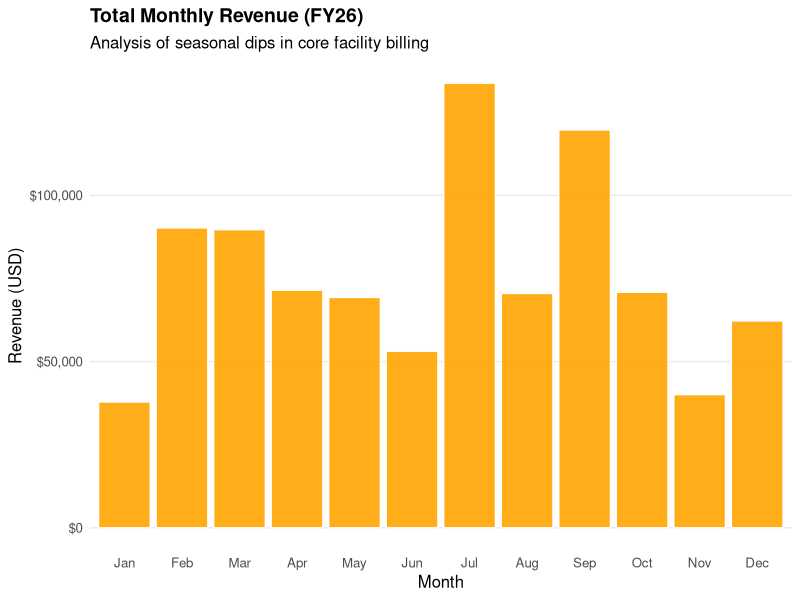
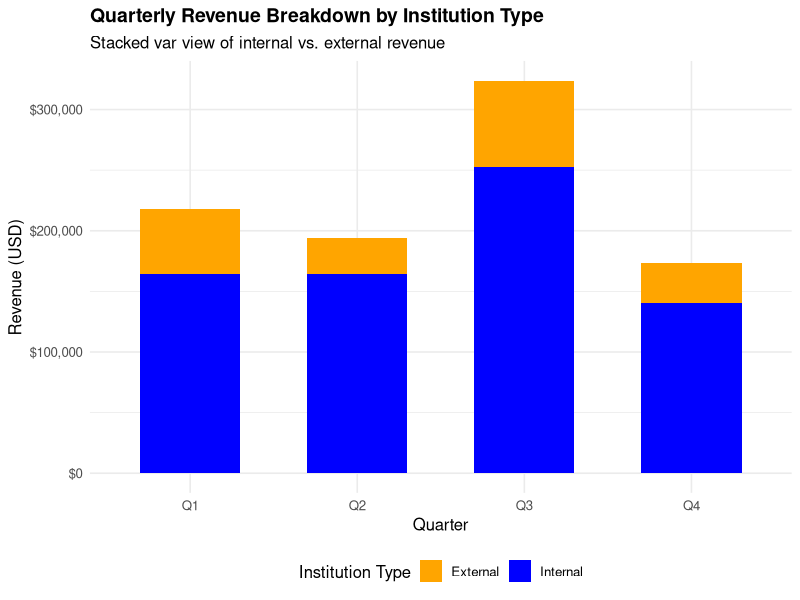
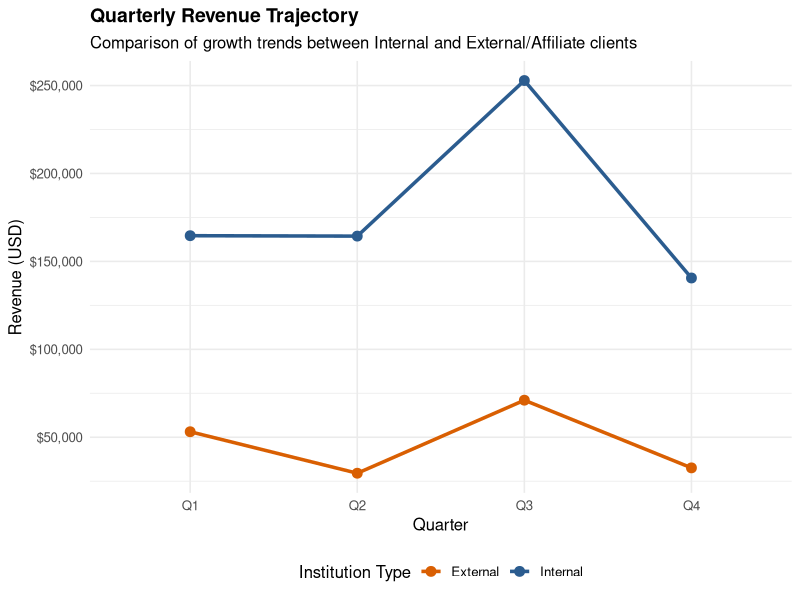
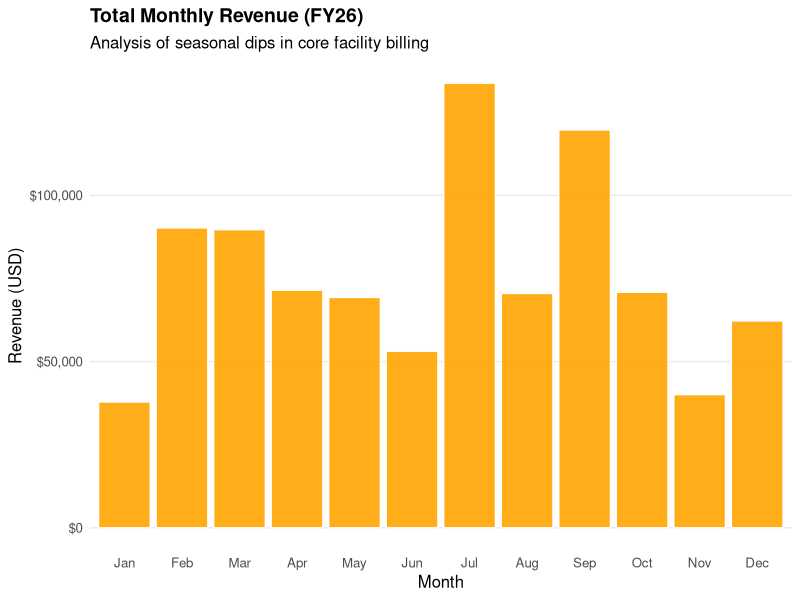
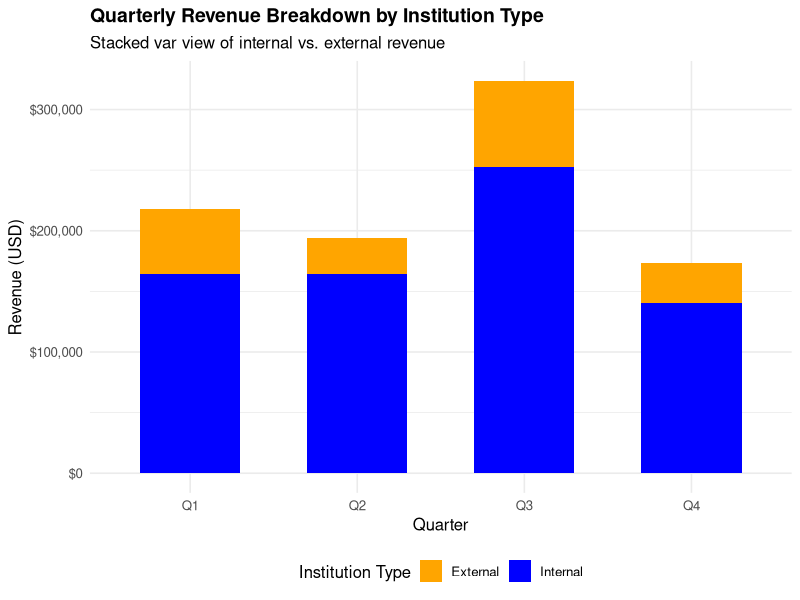
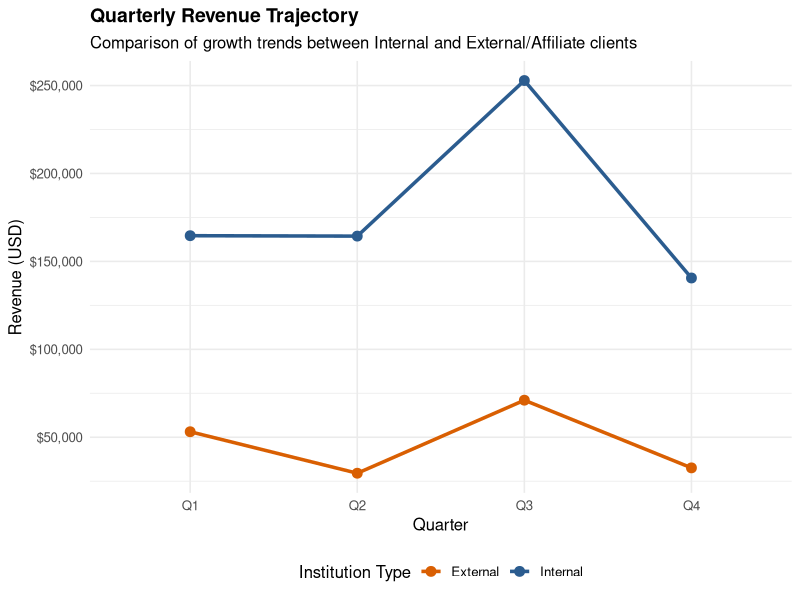

The R source for these figures, in order:
## ---- chunk 1
library(tidyverse)
library(lubridate)
library(ggplot2)
## ---- chunk 2
ilab_raw <- read.csv("data/module3_FY26_full.csv", header = TRUE)
## ---- chunk 3
cleaned_revenue_data <- ilab_raw |>
  filter(
    Customer.Name != "Test Account",
    Billing.Status == "billing_initialized"
  ) |>
  mutate(
    date = mdy_hm(Billing.Date),
    month_num = month(date),
    month_label = month(date, label = TRUE, abbr = TRUE),
    quarter = factor(paste0("Q", quarter(date)))
  ) |>
  arrange(date)

head(cleaned_revenue_data)
## ---- chunk 4
monthly_revenue <- cleaned_revenue_data |> 
  group_by(month_label) |> 
  summarise(total_revenue = sum(Total.Price), .groups = "drop")
head(monthly_revenue)
## ---- chunk 5
p1 <- ggplot(monthly_revenue, aes(x = month_label, y = total_revenue)) +
  geom_col(fill = "orange", color = "white", alpha = 0.9) +
  scale_y_continuous(labels = scales::dollar_format(prefix = "$")) +
  labs(
    title="Total Monthly Revenue (FY26)",
    subtitle="Analysis of seasonal dips in core facility billing",
    x="Month",
    y="Revenue (USD)"
  ) +
    theme_minimal(base_size = 12) +
  theme(
    plot.title=element_text(face = "bold", size = 14),
    panel.grid.minor = element_blank(),
    panel.grid.major.x = element_blank()
  )

  p1
## ---- chunk 6
quarterly_institution_revenue <- cleaned_revenue_data |> 
  mutate(Institution.Type = if_else(
    Customer.Institute == "Texas A&M University",
    "Internal",
    "External"
  )) |> 
    group_by(quarter, Institution.Type) |> 
    summarise(total_revenue = sum(Total.Price), .groups = "drop")
  
head(quarterly_institution_revenue)
## ---- chunk 7
p2 <- ggplot(quarterly_institution_revenue, aes(x = quarter, y = total_revenue, fill = Institution.Type)) +
  geom_col(position = "stack", width = 0.6) +
  scale_fill_manual(values = c("Internal" = "blue", "External" = "orange")) +
  scale_y_continuous(labels = scales::dollar_format(prefix = "$")) +
  labs(
    title = "Quarterly Revenue Breakdown by Institution Type",
    subtitle = "Stacked var view of internal vs. external revenue",
    x = "Quarter",
    y = "Revenue (USD)",
    fill = "Institution Type"
  ) +
    theme_minimal(base_size = 12) +
    theme(
      plot.title = element_text(face="bold", size = 14),
      legend.position = "bottom"
    )
p2
## ---- chunk 8
p3 <- ggplot(quarterly_institution_revenue, aes(x = quarter, y = total_revenue, color = Institution.Type, group = Institution.Type)) +
  geom_line(linewidth = 1.2) +
  geom_point(size = 3) +
  scale_color_manual(values = c("Internal" = "#2b5c8f", "External" = "#d95f02")) +
  scale_y_continuous(labels = scales::dollar_format(prefix = "$")) +
  labs(
    title = "Quarterly Revenue Trajectory",
    subtitle = "Comparison of growth trends between Internal and External/Affiliate clients",
    x = "Quarter",
    y = "Revenue (USD)",
    color = "Institution Type"
  ) +
  theme_minimal(base_size = 12) +
  theme(
    plot.title = element_text(face = "bold", size = 14),
    legend.position = "bottom"
  )

p3
## ---- chunk 9
dir.create("output_plots", showWarnings = FALSE)

ggsave(
  filename = "output_plots/monthly_revenue_trend.pdf",
  plot = p1,
  width = 8,
  height = 5,
  units = "in",
  dpi = 300
)

ggsave(
  filename = "output_plots/quarterly_revenue_institution_stacked.png",
  plot = p2,
  width = 8,
  height = 5,
  units = "in",
  dpi = 300
)

ggsave(
  filename = "output_plots/quarterly_revenue_institution_line.jpeg",
  plot = p3,
  width = 8,
  height = 5,
  units = "in",
  dpi = 300
)
